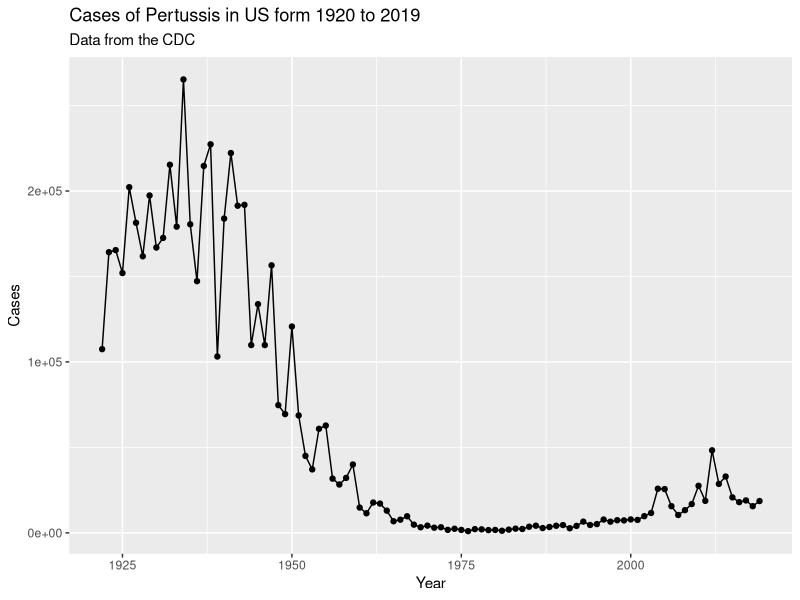
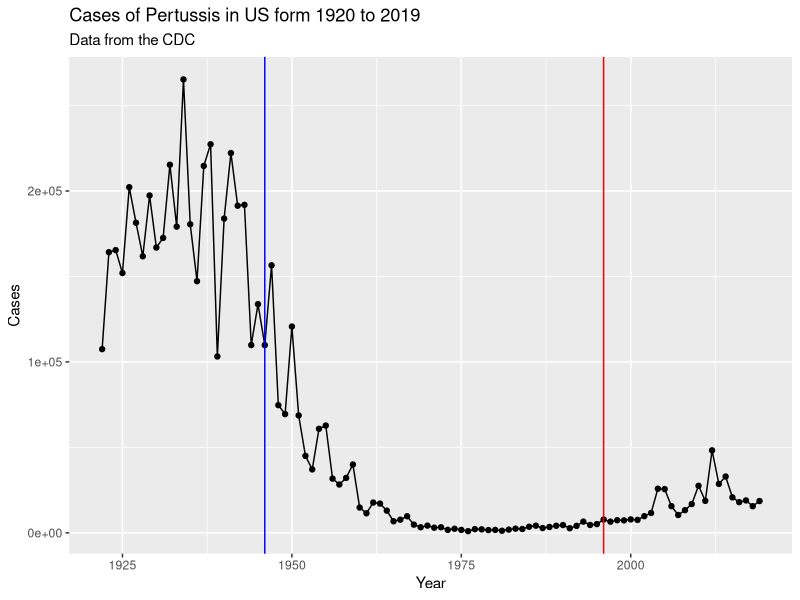

These charts were generated, in order, by the following R code: (Note: this script raises an error after producing the figures.)
## ---- chunk 1
cdc <- data.frame(
  Year = c(
    1922L,
    1923L,
    1924L,
    1925L,
    1926L,
    1927L,
    1928L,
    1929L,
    1930L,
    1931L,
    1932L,
    1933L,
    1934L,
    1935L,
    1936L,
    1937L,
    1938L,
    1939L,
    1940L,
    1941L,
    1942L,
    1943L,
    1944L,
    1945L,
    1946L,
    1947L,
    1948L,
    1949L,
    1950L,
    1951L,
    1952L,
    1953L,
    1954L,
    1955L,
    1956L,
    1957L,
    1958L,
    1959L,
    1960L,
    1961L,
    1962L,
    1963L,
    1964L,
    1965L,
    1966L,
    1967L,
    1968L,
    1969L,
    1970L,
    1971L,
    1972L,
    1973L,
    1974L,
    1975L,
    1976L,
    1977L,
    1978L,
    1979L,
    1980L,
    1981L,
    1982L,
    1983L,
    1984L,
    1985L,
    1986L,
    1987L,
    1988L,
    1989L,
    1990L,
    1991L,
    1992L,
    1993L,
    1994L,
    1995L,
    1996L,
    1997L,
    1998L,
    1999L,
    2000L,
    2001L,
    2002L,
    2003L,
    2004L,
    2005L,
    2006L,
    2007L,
    2008L,
    2009L,
    2010L,
    2011L,
    2012L,
    2013L,
    2014L,
    2015L,
    2016L,
    2017L,
    2018L,
    2019L
  ),
  Cases = c(
    107473,
    164191,
    165418,
    152003,
    202210,
    181411,
    161799,
    197371,
    166914,
    172559,
    215343,
    179135,
    265269,
    180518,
    147237,
    214652,
    227319,
    103188,
    183866,
    222202,
    191383,
    191890,
    109873,
    133792,
    109860,
    156517,
    74715,
    69479,
    120718,
    68687,
    45030,
    37129,
    60886,
    62786,
    31732,
    28295,
    32148,
    40005,
    14809,
    11468,
    17749,
    17135,
    13005,
    6799,
    7717,
    9718,
    4810,
    3285,
    4249,
    3036,
    3287,
    1759,
    2402,
    1738,
    1010,
    2177,
    2063,
    1623,
    1730,
    1248,
    1895,
    2463,
    2276,
    3589,
    4195,
    2823,
    3450,
    4157,
    4570,
    2719,
    4083,
    6586,
    4617,
    5137,
    7796,
    6564,
    7405,
    7298,
    7867,
    7580,
    9771,
    11647,
    25827,
    25616,
    15632,
    10454,
    13278,
    16858,
    27550,
    18719,
    48277,
    28639,
    32971,
    20762,
    17972,
    18975,
    15609,
    18617
  )
)


## ---- chunk 2
library(ggplot2)

baseplot <- ggplot(cdc) +
  aes(Year, Cases) +
  geom_point() +
  geom_line() +
  labs(title="Cases of Pertussis in US form 1920 to 2019",
       subtitle = "Data from the CDC")

baseplot
## ---- chunk 3
baseplot + 
  geom_vline(xintercept = 1946, col="blue") +
  geom_vline(xintercept = 1996, col="red")
## ---- chunk 4
library(jsonlite)
## ---- chunk 5
subject <- read_json("https://www.cmi-pb.org/api/subject",
                     simplifyVector = TRUE)

head(subject)
## ---- chunk 6
table(subject$infancy_vac)
## ---- chunk 7
table(subject$biological_sex)
## ---- chunk 8
table(subject$race, subject$biological_sex)
## ---- chunk 9
library(lubridate)
## ---- chunk 10
age_days <- today() - ymd(subject$year_of_birth)
age_years <- time_length( age_days, "years")
subject$age <- age_years
## ---- chunk 11
mean(subject$age)
## ---- chunk 12
library(dplyr)

ap.age <- filter(subject, infancy_vac == "aP")$age
wp.age <- filter(subject, infancy_vac == "wP")$age


mean( ap.age )
mean( wp.age )

# T-test

t.test(ap.age, wp.age)
## ---- chunk 13
ggplot(subject) +
  aes(age,
      fill=as.factor(infancy_vac)) +
  geom_histogram(show.legend=FALSE) +
  facet_wrap(vars(infancy_vac), nrow=2) 
## ---- chunk 14
specimen <- read_json("http://cmi-pb.org/api/specimen",
                      simplifyVector = TRUE)

titer <- read_json("http://cmi-pb.org/api/ab_titer",
                   simplifyVector = TRUE)
## ---- chunk 15
head(specimen)
## ---- chunk 16
head(titer)
## ---- chunk 17
dim(subject)
## ---- chunk 18
dim(specimen)
## ---- chunk 19
meta <- inner_join(specimen, subject)
dim(meta)
head(meta)
## ---- chunk 20
abdata <- inner_join(titer, meta)
dim(abdata)
## ---- chunk 21
head(abdata)
## ---- chunk 22
table(abdata$isotype)
## ---- chunk 23
table(abdata$visit)
## ---- chunk 24
ig1 <- abdata %>% filter(isotype == "IgG1", visit!=8)
head(ig1)
## ---- chunk 25
ggplot(ig1) +
  aes(MFI, antigen) +
  geom_boxplot() + 
  facet_wrap(vars(visit), nrow=2)
## ---- chunk 26
ggplot(ig1) +
  aes(MFI, antigen, col=infancy_vac ) +
  geom_boxplot(show.legend = FALSE) + 
  facet_wrap(vars(visit), nrow=2) +
  theme_bw()
## ---- chunk 27
ggplot(ig1) +
  aes(MFI, antigen, col=infancy_vac ) +
  geom_boxplot(show.legend = FALSE) + 
  facet_wrap(vars(infancy_vac, visit), nrow=2)
## ---- chunk 28
filter(ig1, antigen=="Measles") %>%
  ggplot() +
  aes(MFI, col=infancy_vac) +
  geom_boxplot(show.legend = FALSE) +
  facet_wrap(vars(visit)) +
  theme_bw()
## ---- chunk 29
filter(ig1, antigen=="FIM2/3") %>%
  ggplot() +
  aes(MFI, col=infancy_vac) +
  geom_boxplot(show.legend = FALSE) +
  facet_wrap(vars(visit)) +
  theme_bw()

## ---- chunk 30
filter(ig1, antigen=="PT") %>%
  ggplot() +
  aes(MFI, col=infancy_vac) +
  geom_boxplot(show.legend = FALSE) +
  facet_wrap(vars(visit)) +
  theme_bw()

## ---- chunk 31
url <- "https://www.cmi-pb.org/api/v2/rnaseq?versioned_ensembl_gene_id=eq.ENSG00000211896.7"

rna <- read_json(url, simplifyVector = TRUE) 

head(rna)
## ---- chunk 32
ssrna <- inner_join(rna, meta)
## ---- chunk 33
ggplot(ssrna) +
  aes(visit, tpm, group=subject_id) +
  geom_point() +
  geom_line(alpha=0.2)
## ---- chunk 34
ssrna %>%  
  filter(visit==4) %>% 
  ggplot() +
    aes(tpm, col=infancy_vac) + 
    geom_density() #+ 
    #geom_rug() 
